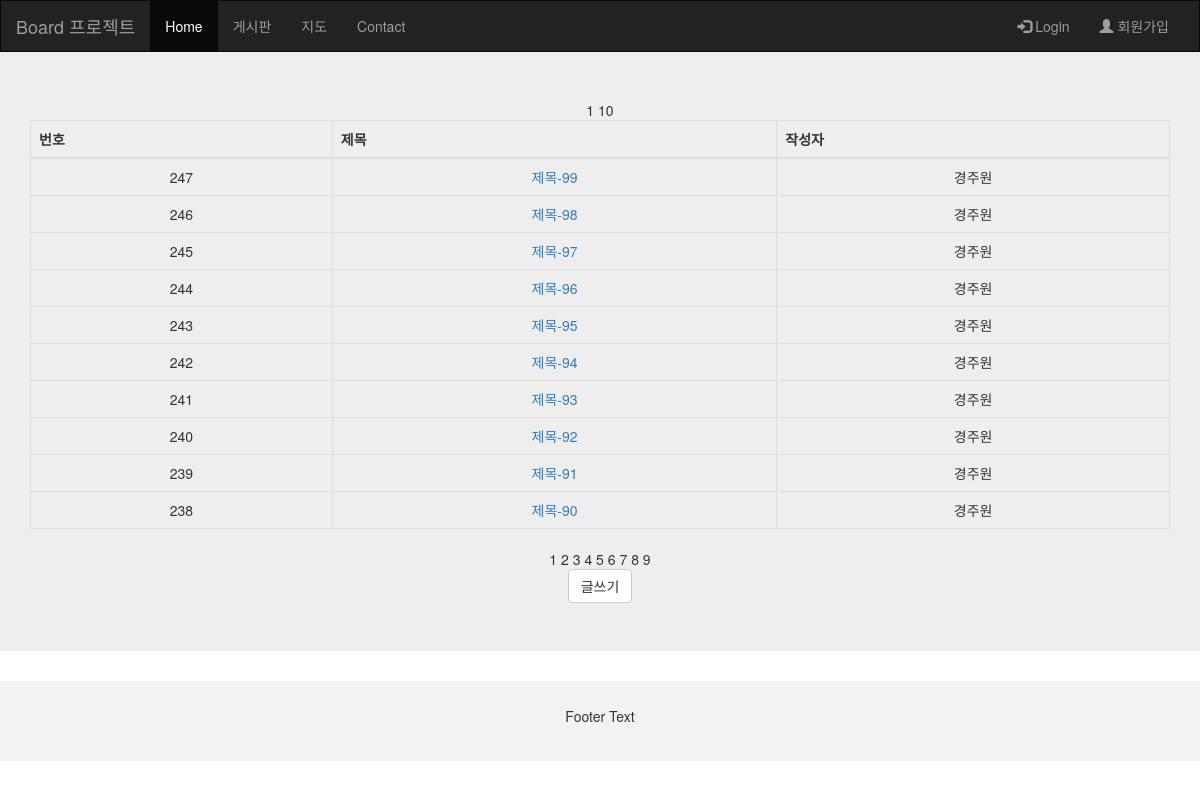
Screenshot of /article/list/ with the database file from the repository.
### article/models.py (models this page shows)
class Article(models.Model):
    title = models.CharField(max_length=100)
    content = models.CharField(max_length=1000)
    user = models.ForeignKey(User, on_delete=models.CASCADE)

class User(models.Model):
    email = models.CharField(max_length=50)
    pwd = models.CharField(max_length=100)
    name = models.CharField(max_length=10)

### board/views.py (the view)
# urls.py: path('article/list/', views.list),
def list(request):
    page = request.GET.get('page')
    if not page:
        page = 1
    article_list = Article.objects.order_by('-id')
    p = Paginator(article_list, 10)
    page_info = p.page(page)
    context = {
        'article_list': page_info,
        'num_list' : range(int(page_info.start_index()), int(page_info.end_index()))
    }
    return render(request, 'list.html', context)

### templates/list.html
{% extends 'base.html' %}
{% block content %}
    <div class="jumbotron">
        <div class="container text-center">
            {{ article_list.start_index }}
            {{ article_list.end_index }}
            <table class="table table-hover table-bordered">
                <thead>
                    <tr>
                        <th>번호</th><th>제목</th><th>작성자</th>
                    </tr>
                </thead>
                <tbody>
                {% for article in article_list %}
                    <tr>
                        <td>{{ article.id }}</td>
                        <td><a href="/article/detail/{{ article.id }}/">{{ article.title }}</a></td>
                        <td>{{ article.user.name }}</td>
                    </tr>
                {% endfor %}
                </tbody>
            </table>
            {% for idx in num_list %}
                {{ idx }}
            {% endfor %}
            <br>
            <a href="/article/write/" class="btn btn-default">글쓰기</a>
        </div>
    </div>
{% endblock %}

### templates/base.html (shortened to what this page needs)
<!DOCTYPE html>
<html lang="en">
<head>
  <link rel="stylesheet" href="https://maxcdn.bootstrapcdn.com/bootstrap/3.4.1/css/bootstrap.min.css">
</head>
<body>
<nav class="navbar navbar-inverse">
  <div class="container-fluid">
    <div class="navbar-header">
      <a class="navbar-brand" href="#">Board 프로젝트</a>
    </div>
    <div class="collapse navbar-collapse" id="myNavbar">
      <ul class="nav navbar-nav">
        <li class="active"><a href="/">Home</a></li>
        <li><a href="/article/list/">게시판</a></li>
        <li><a href="/map/">지도</a></li>
        <li><a href="/contact/">Contact</a></li>
      </ul>
      <ul class="nav navbar-nav navbar-right">
        {% if request.session.email %}
            <li><a href="/signout/"><span class="glyphicon glyphicon-log-out"></span> 로그아웃 {{ request.session.email }} 님 반갑습니다!</a></li>
        {% else %}
            <li><a href="/signin/"><span class="glyphicon glyphicon-log-in"></span> Login</a></li>
            <li><a href="/signup/"><span class="glyphicon glyphicon-user"></span> 회원가입</a></li>
        {% endif %}
      </ul>
    </div>
  </div>
</nav>
{% block content %}
{% endblock content %}
<footer class="container-fluid text-center">
    <p>Footer Text</p>
</footer>
</body>
</html>

### templates/base.html (style rules this page uses)
.navbar { margin-bottom: 0; border-radius: 0; }
footer { background-color: #f2f2f2; padding: 25px; }

### rows the page displays
Article: id "247", title "제목-99", user.name "경주원"
Article: id "246", title "제목-98", user.name "경주원"
Article: id "245", title "제목-97", user.name "경주원"
Article: id "244", title "제목-96", user.name "경주원"
Article: id "243", title "제목-95", user.name "경주원"
Article: id "242", title "제목-94", user.name "경주원"
Article: id "241", title "제목-93", user.name "경주원"
Article: id "240", title "제목-92", user.name "경주원"
Article: id "239", title "제목-91", user.name "경주원"
Article: id "238", title "제목-90", user.name "경주원"

### other values shown
{{ article_list.start_index }} "1"
{{ article_list.end_index }} "10"
{{ idx }} "1" "2" "3" "4" "5" "6" "7" "8" "9"
